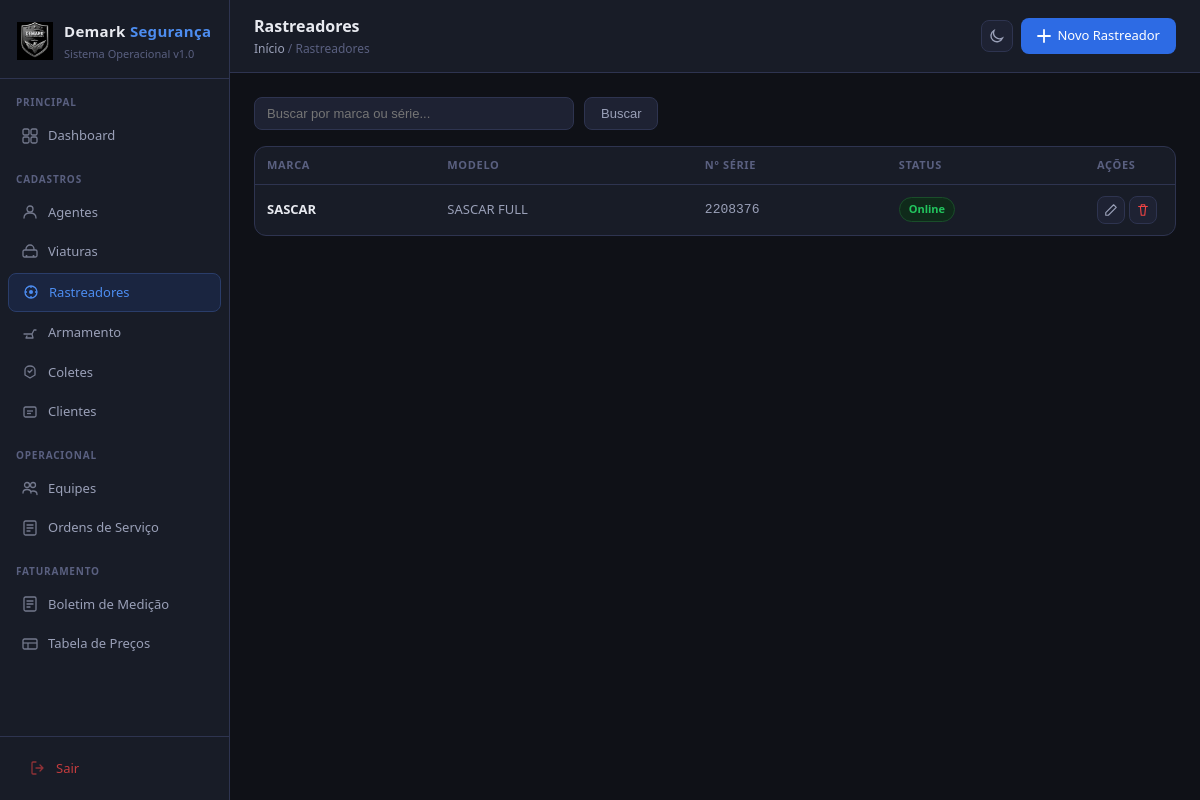
The page /rastreadores/ (signed in) on the database its author committed.
### cadastros/models.py (models this page shows, shortened)
class Rastreador(models.Model):
    STATUS_CHOICES = [
        ('online', 'Ativo / Online'),
        ('offline', 'Offline'),
        ('manutencao', 'Em manutencao'),
    ]
    marca = models.CharField(max_length=100, verbose_name='Marca / Fabricante')
    modelo = models.CharField(max_length=100, verbose_name='Modelo')
    numero_serie = models.CharField(max_length=50, unique=True, verbose_name='Nr de Serie')
    status = models.CharField(max_length=15, choices=STATUS_CHOICES, default='online', verbose_name='Status')
    criado_em = models.DateTimeField(auto_now_add=True)
    atualizado_em = models.DateTimeField(auto_now=True)
    class Meta:
        verbose_name = 'Rastreador'
        verbose_name_plural = 'Rastreadores'
        ordering = ['marca', 'modelo']

### cadastros/views.py (the view)
# urls.py: path('rastreadores/', views.rastreador_list, name='rastreador_list'),
@login_required
def rastreador_list(request):
    q = request.GET.get('q', '')
    rastreadores = Rastreador.objects.all()
    if q:
        rastreadores = rastreadores.filter(Q(marca__icontains=q) | Q(numero_serie__icontains=q) | Q(modelo__icontains=q))
    return render(request, 'cadastros/rastreador_list.html', {'rastreadores': rastreadores, 'q': q})

### cadastros/templates/cadastros/rastreador_list.html (shortened to what this page needs)
{% extends 'cadastros/base.html' %}
{% block page_title %}Rastreadores{% endblock %}
{% block breadcrumb %}<a href="{% url 'dashboard' %}">Início</a> / Rastreadores{% endblock %}
{% block topbar_actions %}<a href="{% url 'rastreador_create' %}" class="btn btn-primary"><svg width="14" height="14" fill="none" viewBox="0 0 14 14"><path d="M7 1v12M1 7h12" stroke="currentColor" stroke-width="1.8" stroke-linecap="round"/></svg> Novo Rastreador</a>{% endblock %}
{% block content %}
<div class="search-bar">
  <form method="get" style="display:flex;gap:10px;flex:1">
    <input type="text" name="q" value="{{ q }}" placeholder="Buscar por marca ou série...">
    <button type="submit" class="btn btn-secondary">Buscar</button>
  </form>
</div>
<div class="card" style="padding:0">
  <div class="table-wrap">
    <table>
      <thead>
        <tr><th>Marca</th><th>Modelo</th><th>Nº Série</th><th>Status</th><th style="width:90px">Ações</th></tr>
      </thead>
      <tbody>
        {% for r in rastreadores %}
        <tr>
          <td><strong style="color:var(--text)">{{ r.marca }}</strong></td>
          <td style="color:var(--text2)">{{ r.modelo }}</td>
          <td style="font-family:monospace;color:var(--text2)">{{ r.numero_serie }}</td>
          <td>
            {% if r.status == 'online' %}<span class="badge badge-green">Online</span>
            {% elif r.status == 'offline' %}<span class="badge badge-red">Offline</span>
            {% else %}<span class="badge badge-amber">Manutenção</span>{% endif %}
          </td>
          <td>
            <div style="display:flex;gap:4px">
              <a href="{% url 'rastreador_edit' r.pk %}" class="btn-icon" title="Editar"><svg width="14" height="14" fill="none" viewBox="0 0 16 16"><path d="M11 2l3 3L5 14H2v-3L11 2z" stroke="currentColor" stroke-width="1.3" stroke-linejoin="round"/></svg></a>
              <a href="{% url 'rastreador_delete' r.pk %}" class="btn-icon" title="Excluir" style="color:var(--red)"><svg width="14" height="14" fill="none" viewBox="0 0 16 16"><path d="M3 4h10M6 4V2h4v2M5 4l1 10h4l1-10" stroke="currentColor" stroke-width="1.3" stroke-linecap="round" stroke-linejoin="round"/></svg></a>
            </div>
          </td>
        </tr>
        {% empty %}
        <tr><td colspan="5" style="text-align:center;color:var(--text3);padding:32px">Nenhum rastreador encontrado.</td></tr>
        {% endfor %}
      </tbody>
    </table>
  </div>
</div>
{% endblock %}

### cadastros/templates/cadastros/base.html (style rules this page uses)
* { box-sizing:border-box;margin:0;padding:0 }
:root { --bg:#0f1117;--bg2:#181c27;--bg3:#1e2233;--bg4:#252a3a; --border:#2e3450;--border2:#3a4060; --text:#e8eaf0;--text2:#9aa0b8;--text3:#5a6080; --blue:#2d6be4;--blue2:#1a4db8;--blue-light:#4d8df0; --blue-bg:#1a2540;--blue-border:#2a3d6a; --green:#22c55e;--green-bg:#0f2a1a; --red:#ef4444;--red-bg:#2a0f0f; --amber:#f59e0b;--amber-bg:#2a1f0a; --gray:#64748b; --radius:8px;--radius-lg:12px; }
body { font-family:'Segoe UI',system-ui,sans-serif;background:var(--bg);color:var(--text);font-size:14px;line-height:1.5;display:flex;min-height:100vh }
.topbar-left .breadcrumb a { color:var(--text2);text-decoration:none }
.btn { display:inline-flex;align-items:center;gap:6px;padding:8px 16px;border-radius:var(--radius);font-size:13px;font-weight:500;cursor:pointer;border:none;text-decoration:none;transition:all .15s }
.btn-primary { background:var(--blue);color:#fff }
.btn-secondary { background:var(--bg3);color:var(--text2);border:1px solid var(--border) }
.btn-icon { padding:6px;border-radius:var(--radius);background:var(--bg3);border:1px solid var(--border);color:var(--text2);cursor:pointer;display:inline-flex;align-items:center;transition:all .15s }
.card { background:var(--bg2);border:1px solid var(--border);border-radius:var(--radius-lg);padding:20px }
.table-wrap { overflow-x:auto }
table { width:100%;border-collapse:collapse }
th { text-align:left;padding:10px 12px;font-size:11px;font-weight:600;color:var(--text3);text-transform:uppercase;letter-spacing:.06em;border-bottom:1px solid var(--border) }
td { padding:11px 12px;font-size:13px;border-bottom:1px solid var(--border);vertical-align:middle }
tr:last-child td { border-bottom:none }
.badge { display:inline-flex;align-items:center;padding:3px 9px;border-radius:999px;font-size:11px;font-weight:600 }
.badge-green { background:var(--green-bg);color:var(--green);border:1px solid #1a4d2a }
.search-bar { display:flex;gap:10px;margin-bottom:16px;align-items:center }
.search-bar input { background:var(--bg3);border:1px solid var(--border);border-radius:var(--radius);padding:8px 12px;color:var(--text);font-size:13px;outline:none;flex:1;max-width:320px }

### rows shown on the page
Rastreador: marca "SASCAR", modelo "SASCAR FULL", numero_serie "2208376", status "Online"
